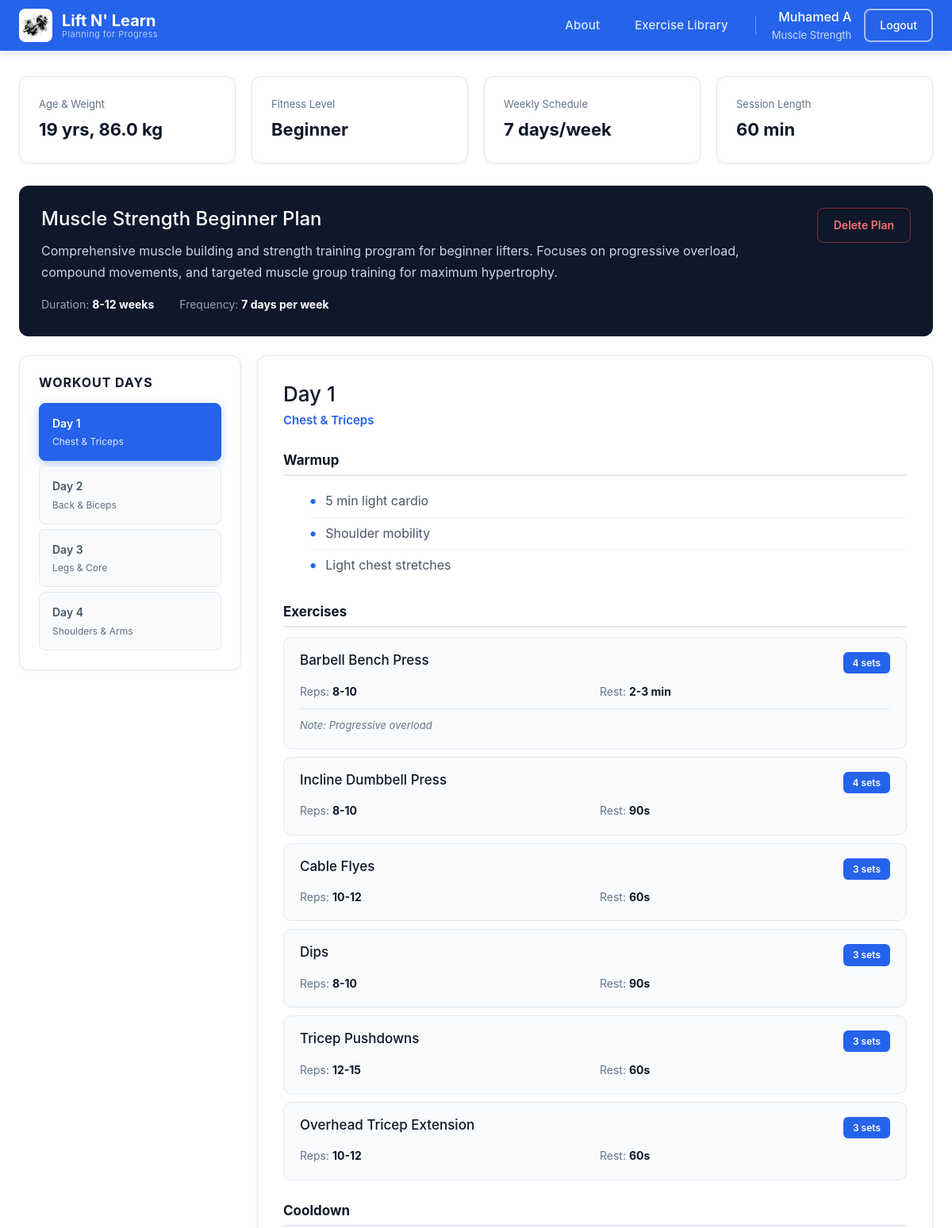
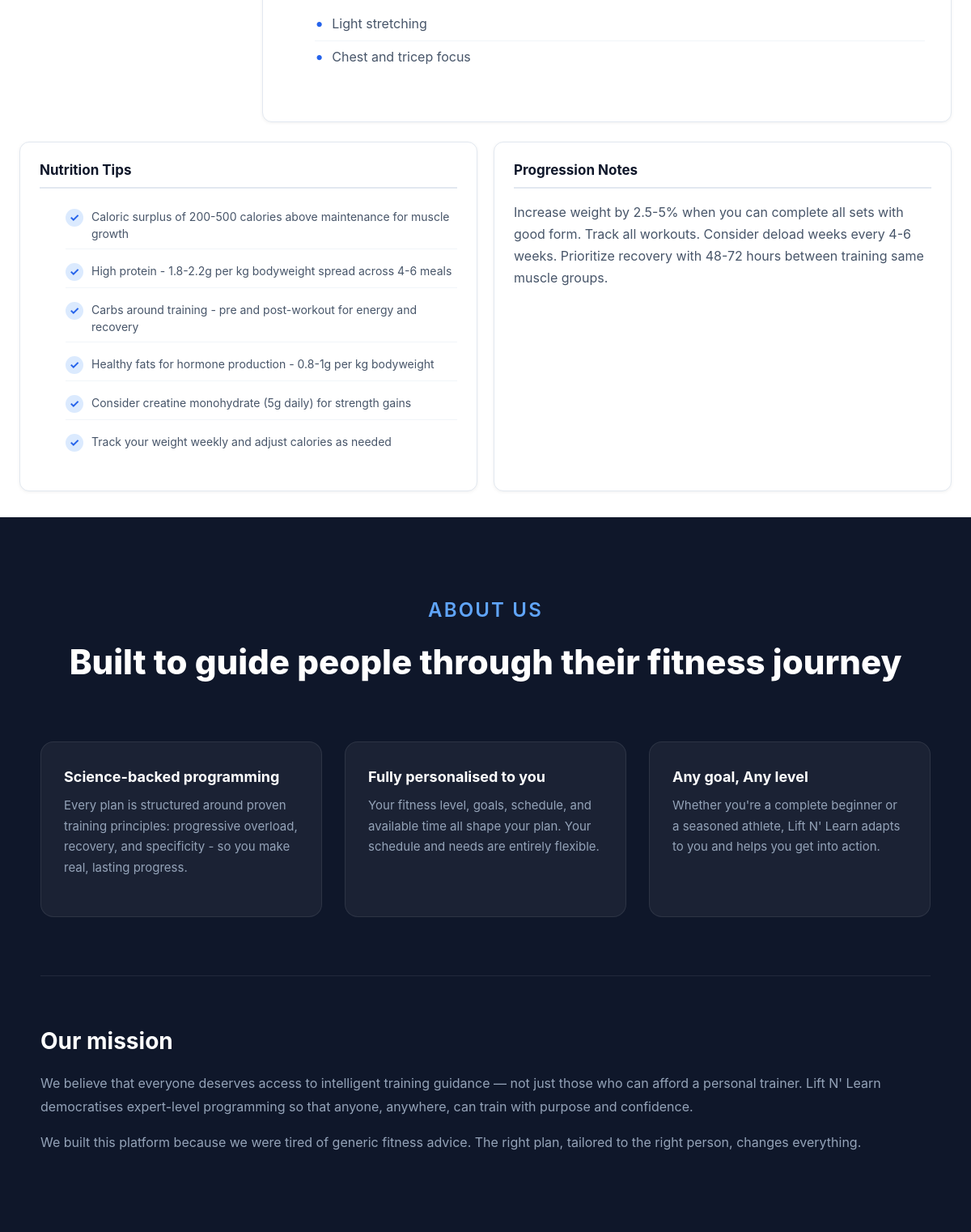
/ (signed in), run on the app's committed database (2 pictures, top to bottom).
### tables this page shows
CREATE TABLE user_profiles (
    id INTEGER PRIMARY KEY AUTOINCREMENT,
    user_id INTEGER UNIQUE NOT NULL,
    full_name TEXT NOT NULL,
    age INTEGER NOT NULL CHECK (age > 0 AND age < 120),
    weight REAL NOT NULL CHECK (weight > 0),
    height REAL NOT NULL CHECK (height > 0),
    fitness_type TEXT NOT NULL CHECK (fitness_type IN ('general_fitness', 'athlete', 'muscle_strength', 'calisthenics')),
    fitness_level TEXT NOT NULL CHECK (fitness_level IN ('beginner', 'intermediate', 'advanced')),
    goals TEXT NOT NULL,
    workout_days INTEGER NOT NULL CHECK (workout_days >= 1 AND workout_days <= 7),
    session_duration INTEGER NOT NULL CHECK (session_duration > 0),
    medical_conditions TEXT DEFAULT '',
    created_at TIMESTAMP DEFAULT CURRENT_TIMESTAMP,
    updated_at TIMESTAMP DEFAULT CURRENT_TIMESTAMP,
    FOREIGN KEY (user_id) REFERENCES users (id) ON DELETE CASCADE
);

CREATE TABLE workout_plans (
    id INTEGER PRIMARY KEY AUTOINCREMENT,
    user_id INTEGER NOT NULL,
    plan_name TEXT NOT NULL,
    fitness_type TEXT NOT NULL,
    difficulty TEXT NOT NULL,
    plan_data TEXT NOT NULL,
    is_active INTEGER DEFAULT 1,
    created_at TIMESTAMP DEFAULT CURRENT_TIMESTAMP,
    FOREIGN KEY (user_id) REFERENCES users (id) ON DELETE CASCADE
);

### app.py (the view)
@app.route('/')
def index():
    return render_template('home.html')

### app.py (called while the page is built)
@login_manager.user_loader
def load_user(user_id):
    return User.get_by_id(int(user_id))

@app.template_filter('get_user_profile')
def get_user_profile(user_id):
    return UserProfile.get_by_user_id(user_id)

@app.template_filter('get_workout_plan')
def get_workout_plan(user_id):
    return WorkoutPlan.get_active_by_user_id(user_id)

@app.context_processor
def inject_nav_profile():
    nav_profile = None
    if current_user.is_authenticated:
        nav_profile = UserProfile.get_by_user_id(current_user.id)
    return dict(nav_profile=nav_profile)

### database.py (called while the page is built)
def get_db():
    conn = sqlite3.connect(DATABASE)
    conn.row_factory = sqlite3.Row
    return conn

    @staticmethod
    def get_by_id(user_id):
        conn = get_db()
        user_data = conn.execute(
            'SELECT * FROM users WHERE id = ?', (user_id,)
        ).fetchone()
        conn.close()
        if user_data:
            return User(user_data['id'], user_data['username'], user_data['email'],
                       user_data['password_hash'], user_data['created_at'])
        return None

    @staticmethod
    def get_by_user_id(user_id):
        conn = get_db()
        profile = conn.execute(
            'SELECT * FROM user_profiles WHERE user_id = ?', (user_id,)
        ).fetchone()
        conn.close()
        return dict(profile) if profile else None

    @staticmethod
    def get_active_by_user_id(user_id):
        conn = get_db()
        plan = conn.execute(
            'SELECT * FROM workout_plans WHERE user_id = ? AND is_active = 1 ORDER BY created_at DESC LIMIT 1',
            (user_id,)
        ).fetchone()
        conn.close()
        if plan:
            plan_dict = dict(plan)
            plan_dict['plan_data'] = json.loads(plan_dict['plan_data'])
            return plan_dict
        return None

### templates/home.html (shortened to what this page needs)
{% extends "base.html" %}
{% block content %}
<div class="dashboard-container">
    {% set profile = current_user.id | get_user_profile if current_user.is_authenticated else None %}
    {% set workout_plan = current_user.id | get_workout_plan if current_user.is_authenticated else None %}
    {% if current_user.is_authenticated and profile %}
        <div class="stats-grid">
                <div class="stat-card">
                    <div class="stat-content">
                        <div class="stat-label">Age & Weight</div>
                        <div class="stat-value">{{ profile.age }} yrs, {{ profile.weight }} kg</div>
                    </div>
                </div>
                <div class="stat-card">
                    <div class="stat-content">
                        <div class="stat-label">Fitness Level</div>
                        <div class="stat-value">{{ profile.fitness_level.title() }}</div>
                    </div>
                </div>
                <div class="stat-card">
                    <div class="stat-content">
                        <div class="stat-label">Weekly Schedule</div>
                        <div class="stat-value">{{ profile.workout_days }} days/week</div>
                    </div>
                </div>
                <div class="stat-card">
                    <div class="stat-content">
                        <div class="stat-label">Session Length</div>
                        <div class="stat-value">{{ profile.session_duration }} min</div>
                    </div>
                </div>
            </div>
            {% if workout_plan %}
            <div class="plan-overview">
                <div class="plan-overview-header">
                    <div>
                        <h2>{{ workout_plan.plan_name }}</h2>
                        <p class="plan-description">{{ workout_plan.plan_data.description }}</p>
                        <div class="plan-meta">
                            <span>Duration: <strong>{{ workout_plan.plan_data.duration }}</strong></span>
                            <span>Frequency: <strong>{{ workout_plan.plan_data.frequency }}</strong></span>
                        </div>
                    </div>
                    <button type="button" class="btn-delete-plan" onclick="document.getElementById('delete-modal').style.display='flex'">
                        Delete Plan
                    </button>
                </div>
            </div>
            <div class="workout-container">
                <div class="workout-sidebar">
                    <h3>Workout Days</h3>
                    <div class="workout-days">
                        {% for workout in workout_plan.plan_data.workouts %}
                        <button class="workout-day-btn {% if loop.index0 == 0 %}active{% endif %}" onclick="showWorkout({{ loop.index0 }})">
                            <div class="day-title">{{ workout.day }}</div>
                            <div class="day-focus">{{ workout.focus }}</div>
                        </button>
                        {% endfor %}
                    </div>
                </div>
                <div class="workout-content">
                    {% for workout in workout_plan.plan_data.workouts %}
                    <div class="workout-detail {% if loop.index0 == 0 %}active{% endif %}" id="workout-{{ loop.index0 }}">
                        <h2>{{ workout.day }}</h2>
                        <p class="workout-focus">{{ workout.focus }}</p>
                        <div class="workout-section">
                            <h3>Warmup</h3>
                            <ul class="workout-list">
                                {% for item in workout.warmup %}
                                <li>{{ item }}</li>
                                {% endfor %}
                            </ul>
                        </div>
                        <div class="workout-section">
                            <h3>Exercises</h3>
                            <div class="exercise-list">
                                {% for exercise in workout.exercises %}
                                <div class="exercise-card">
                                    <div class="exercise-header">
                                        <h4>{{ exercise.name }}</h4>
                                        <span class="exercise-badge">{{ exercise.sets }} sets</span>
                                    </div>
                                    <div class="exercise-details">
                                        <div>Reps: <strong>{{ exercise.reps }}</strong></div>
                                        <div>Rest: <strong>{{ exercise.rest }}</strong></div>
                                    </div>
                                    {% if exercise.notes %}
                                    <div class="exercise-notes">Note: {{ exercise.notes }}</div>
                                    {% endif %}
                                </div>
                                {% endfor %}
                            </div>
                        </div>
                        <div class="workout-section">
                            <h3>Cooldown</h3>
                            <ul class="workout-list">
                                {% for item in workout.cooldown %}
                                <li>{{ item }}</li>
                                {% endfor %}
                            </ul>
                        </div>
                    </div>
                    {% endfor %}
                </div>
            </div>
            <div class="additional-info">
                <div class="info-card">
                    <h3>Nutrition Tips</h3>
                    <ul class="tips-list">
                        {% for tip in workout_plan.plan_data.nutrition_tips %}
                        <li>{{ tip }}</li>
                        {% endfor %}
                    </ul>
                </div>
                <div class="info-card">
                    <h3>Progression Notes</h3>
                    <p>{{ workout_plan.plan_data.progression_notes }}</p>
                </div>
            </div>
            {% endif %}
    {% endif %}
</div>
<section id="about" class="about-section">
        <div class="about-inner">
            <div class="about-header">
                <div class="about-eyebrow">About Us</div>
                <h2>Built to guide people through their fitness journey</h2>
            </div>
            <div class="about-grid">
                <div class="about-card">
                    <h3>Science-backed programming</h3>
                    <p>Every plan is structured around proven training principles: progressive overload, recovery, and specificity - so you make real, lasting progress.</p>
                </div>
                <div class="about-card">
                    <h3>Fully personalised to you</h3>
                    <p>Your fitness level, goals, schedule, and available time all shape your plan. Your schedule and needs are entirely flexible.</p>
                </div>
                <div class="about-card">
                    <h3>Any goal, Any level</h3>
                    <p>Whether you're a complete beginner or a seasoned athlete, Lift N' Learn adapts to you and helps you get into action.</p>
                </div>
            </div>
            <div class="about-mission">
                <div class="about-mission-text">
                    <h3>Our mission</h3>
                    <p>We believe that everyone deserves access to intelligent training guidance — not just those who can afford a personal trainer. Lift N' Learn democratises expert-level programming so that anyone, anywhere, can train with purpose and confidence.</p>
                    <p>We built this platform because we were tired of generic fitness advice. The right plan, tailored to the right person, changes everything.</p>
                </div>
            </div>
        </div>
    </section>
{% endblock %}

### templates/base.html (shortened to what this page needs)
<!DOCTYPE html>
<html lang="en">
<head>
    <link href="https://cdn.jsdelivr.net/npm/bootstrap@5.3.2/dist/css/bootstrap.min.css" rel="stylesheet">
    <link rel="stylesheet" href="{{ url_for('static', filename='style.css') }}">
</head>
<body>
    {% block navbar %}
    <nav class="navbar">
        <div class="nav-content">
            <div class="nav-brand">
                <img src="{{ url_for('static', filename='logo image.png') }}" alt="Dumbbell" class="nav-brand-icon">
                <div class="nav-brand-text">
                    <span class="nav-brand-title">Lift N' Learn</span>
                    <span class="nav-brand-slogan">Planning for Progress</span>
                </div>
            </div>
            <div class="nav-user">
                <a href="/#about" class="nav-link-about" onclick="scrollToAbout(event)">About</a>
                <a href="{{ url_for('exercise_library') }}" class="nav-link-about {% if request.endpoint == 'exercise_library' %}nav-link-active{% endif %}">Exercise Library</a>
                {% if current_user.is_authenticated %}
                    <div class="user-info">
                        {% if nav_profile %}
                            <div class="user-name">{{ nav_profile.full_name }}</div>
                            <div class="user-type">{{ nav_profile.fitness_type.replace('_', ' ').title() }}</div>
                        {% else %}
                            <div class="user-name">{{ current_user.username }}</div>
                        {% endif %}
                    </div>
                    <a href="{{ url_for('logout') }}" class="nav-btn-outline">Logout</a>
                {% else %}
                    <a href="{{ url_for('login') }}" class="nav-btn-solid">Login</a>
                    <a href="{{ url_for('register') }}" class="nav-btn-solid">Register</a>
                {% endif %}
            </div>
        </div>
    </nav>
    {% endblock navbar %}
    {% block content %}{% endblock %}
</body>
</html>

### data on the page
user_profiles: full_name "Muhamed A", fitness_type.replace "Muscle Strength", age "19", weight "86.0", fitness_level "Beginner", workout_days "7", session_duration "60"
workout_plans: plan_name "Muscle Strength Beginner Plan"

### other printed values
{{ workout_plan.plan_data.description }} "Comprehensive muscle building and strength training program for beginner lifters. Focuses on progressive overload, compound movements, and targeted muscle group training for maximum hypertrophy."
{{ workout_plan.plan_data.duration }} "8-12 weeks"
{{ workout_plan.plan_data.frequency }} "7 days per week"
{{ workout.day }} "Day 1" "Day 2" "Day 3" "Day 4"
{{ workout.focus }} "Chest & Triceps" "Back & Biceps" "Legs & Core" "Shoulders & Arms"
{{ workout.day }} "Day 1"
{{ workout.focus }} "Chest & Triceps"
{{ item }} "5 min light cardio" "Shoulder mobility" "Light chest stretches"
{{ exercise.name }} "Barbell Bench Press" "Incline Dumbbell Press" "Cable Flyes" "Dips" "Tricep Pushdowns" "Overhead Tricep Extension"
{{ exercise.sets }} "4" "4" "3" "3" "3" "3"
{{ exercise.reps }} "8-10" "8-10" "10-12" "8-10" "12-15" "10-12"
{{ exercise.rest }} "2-3 min" "90s" "60s" "90s" "60s" "60s"
{{ exercise.notes }} "Progressive overload"
{{ item }} "Light stretching" "Chest and tricep focus"
{{ tip }} "Caloric surplus of 200-500 calories above maintenance for muscle growth" "High protein - 1.8-2.2g per kg bodyweight spread across 4-6 meals" "Carbs around training - pre and post-workout for energy and recovery" "Healthy fats for hormone production - 0.8-1g per kg bodyweight" "Consider creatine monohydrate (5g daily) for strength gains" "Track your weight weekly and adjust calories as needed"
